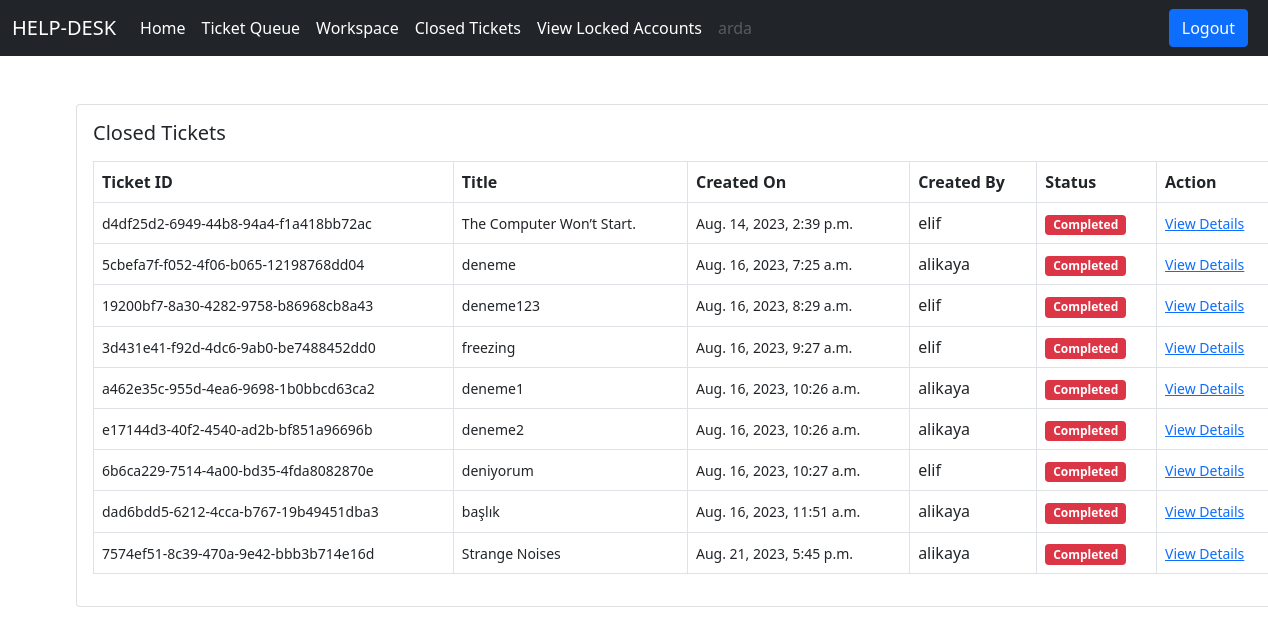
The page /ticket/all-closed-tickets/ (signed in) on the database its author committed.
### users/models.py (models this page shows)
class User(AbstractUser):
    login_attempts = models.PositiveIntegerField(default=0)
    is_customer = models.BooleanField(default=False)
    is_manager = models.BooleanField(default=False)
    def __str__(self):
        return self.username

### ticket/models.py (models this page shows)
class Ticket(models.Model):
    status_choices = (
        ('Active', 'Active'),
        ('Complated', 'Complated'),
        ('Pending', 'Pending')
    )
    ticket_number = models.UUIDField(default=uuid.uuid4)
    title = models.CharField(max_length=120)
    description = models.TextField()
    solution = models.TextField(default='')
    created_by = models.ForeignKey(User, on_delete=models.CASCADE, related_name='created_by')
    date_created = models.DateTimeField(auto_now_add=True)
    assigned_to = models.ForeignKey(User, on_delete=models.DO_NOTHING, null=True, blank=True)
    is_resolved = models.BooleanField(default=False)
    accepted_date = models.DateTimeField(null=True, blank=True)
    closed_date = models.DateTimeField(null =True, blank =True)
    ticket_status = models.CharField(max_length=15, choices=status_choices)

### ticket/views.py (the view)
# urls.py: path('all-closed-tickets/', views.all_closed_tickets, name='all-closed-tickets'),
@login_required
def all_closed_tickets(request):
    tickets = Ticket.objects.filter(assigned_to = request.user, is_resolved = True)
    context = {'tickets':tickets}
    return render(request, 'ticket/all_closed_tickets.html', context)

### templates/ticket/all_closed_tickets.html
{% extends 'base.html' %}
{% block content %}
<div class="card mx-auto" style="width: 76rem;">
    <div class="card-body">
        <h5 class="card-title mb-3">Closed Tickets</h5>
        <table class="table table-bordered">
            <thead>
                <tr>
                    <th scope="col">Ticket ID</th>
                    <th scope="col">Title</th>
                    <th scope="col">Created On</th>
                    <th scope="col">Created By</th>
                    <th scope="col">Status</th>
                    <th scope="col">Action</th>
                </tr>
            </thead>
            <tbody>
                {% for ticket in tickets %}
                <tr>
                    <td><small>{{ticket.ticket_number}}</small></td>
                    <td><small>{{ticket.title}}</small></td>
                    <td><small>{{ticket.date_created}}</small></td>
                    <td>{{ticket.created_by}}</td>
                    {% if ticket.ticket_status == 'Active' %}
                    <td><span class="badge bg-success">Active</span></td>
                    {% elif ticket.ticket_status == 'Pending' %}
                    <td><span class="badge bg-warning">Pending</span></td>
                    {% elif ticket.ticket_status == 'Completed' %}
                    <td><span class="badge bg-danger">Completed</span></td>
                    {% endif %}
                    <td><small><a href="{% url 'ticket-details' ticket.pk %}">View Details</a></small></td>
                </tr>
                {% endfor %}
            </tbody>
        </table>
    </div>
</div>
{% endblock content %}

### templates/base.html (shortened to what this page needs)
<!DOCTYPE html>
<html lang="en">
<head>
    <link href="https://cdn.jsdelivr.net/npm/bootstrap@5.0.2/dist/css/bootstrap.min.css" rel="stylesheet"
>
</head>
<body>
    {% if request.user.is_customer %}
    <nav class="navbar navbar-expand-lg navbar-dark bg-dark">
        <div class="container-fluid">
            <a class="navbar-brand" href="/">HELP-DESK</a>
            <button class="navbar-toggler" type="button" data-bs-toggle="collapse"
                data-bs-target="#navbarSupportedContent" aria-controls="navbarSupportedContent" aria-expanded="false"
                aria-label="Toggle navigation">
                <span class="navbar-toggler-icon"></span>
            </button>
            <div class="collapse navbar-collapse" id="navbarSupportedContent">
                <ul class="navbar-nav me-auto mb-2 mb-lg-0">
                    <li class="nav-item">
                        <a class="nav-link active" aria-current="page" href="/">Home</a>
                    </li>
                    <li class="nav-item">
                        <a class="nav-link active" href="{% url 'create-ticket' %}">Create Ticket</a>
                    </li>
                    <li class="nav-item">
                        <a class="nav-link active" aria-current="page" href="{% url 'all-tickets' %}">View Tickets</a>
                    </li>
                    <li class="nav-item">
                        <a class="nav-link disabled" href="#" tabindex="-1"
                            aria-disabled="true">{{request.user.username}}</a>
                    </li>
                </ul>
                <a href="{% url 'logout' %}" class="btn btn-primary me-2">Logout</a>
            </div>
        </div>
    </nav>
    {% elif request.user.is_manager %}
    <nav class="navbar navbar-expand-lg navbar-dark bg-dark">
        <div class="container-fluid">
            <a class="navbar-brand" href="/">HELP-DESK</a>
            <div class="collapse navbar-collapse" id="navbarSupportedContent">
                <ul class="navbar-nav me-auto mb-2 mb-lg-0">
                    <li class="nav-item">
                        <a class="nav-link active" aria-current="page" href="/">Home</a>
                    </li>
                    <li class="nav-item">
                        <a class="nav-link active" href="{% url 'ticket-queue' %}">Ticket Queue</a>
                    </li>
                    <li class="nav-item">
                        <a class="nav-link active" href="{% url 'workspace' %}">Workspace</a>
                    </li>
                    <li class="nav-item">
                        <a class="nav-link active" href="{% url 'all-closed-tickets' %}">Closed Tickets</a>
                    </li>
                    <li class="nav-item">
                        <a class="nav-link active" href="{% url 'locked-accounts' %}">View Locked Accounts</a>
                    </li>
                    <li class="nav-item">
                        <a class="nav-link disabled" href="#" tabindex="-1"
                            aria-disabled="true">{{request.user.username}}</a>
                    </li>
                </ul>
                <a href="{% url 'logout' %}" class="btn btn-primary me-2">Logout</a>
            </div>
        </div>
    </nav>
    {% endif%}
    <div class="container mt-5">
        {% block content %}
        {% endblock content %}
    </div>
</body>
</html>

### rows shown on the page
User: user.username "arda"
Ticket: ticket_number "d4df25d2-6949-44b8-94a4-f1a418bb72ac", title "The Computer Won’t Start.", date_created "Aug. 14, 2023, 2:39 p.m.", created_by "elif", ticket_status "Completed"
Ticket: ticket_number "5cbefa7f-f052-4f06-b065-12198768dd04", title "deneme", date_created "Aug. 16, 2023, 7:25 a.m.", created_by "alikaya", ticket_status "Completed"
Ticket: ticket_number "19200bf7-8a30-4282-9758-b86968cb8a43", title "deneme123", date_created "Aug. 16, 2023, 8:29 a.m.", created_by "elif", ticket_status "Completed"
Ticket: ticket_number "3d431e41-f92d-4dc6-9ab0-be7488452dd0", title "freezing", date_created "Aug. 16, 2023, 9:27 a.m.", created_by "elif", ticket_status "Completed"
Ticket: ticket_number "a462e35c-955d-4ea6-9698-1b0bbcd63ca2", title "deneme1", date_created "Aug. 16, 2023, 10:26 a.m.", created_by "alikaya", ticket_status "Completed"
Ticket: ticket_number "e17144d3-40f2-4540-ad2b-bf851a96696b", title "deneme2", date_created "Aug. 16, 2023, 10:26 a.m.", created_by "alikaya", ticket_status "Completed"
Ticket: ticket_number "6b6ca229-7514-4a00-bd35-4fda8082870e", title "deniyorum", date_created "Aug. 16, 2023, 10:27 a.m.", created_by "elif", ticket_status "Completed"
Ticket: ticket_number "dad6bdd5-6212-4cca-b767-19b49451dba3", title "başlık", date_created "Aug. 16, 2023, 11:51 a.m.", created_by "alikaya", ticket_status "Completed"
Ticket: ticket_number "7574ef51-8c39-470a-9e42-bbb3b714e16d", title "Strange Noises", date_created "Aug. 21, 2023, 5:45 p.m.", created_by "alikaya", ticket_status "Completed"
